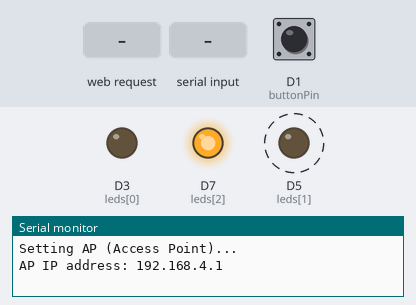
This sketch was run on a simulated ESP8266 (NodeMCU). On the bench: output pins drawn as LEDs (lit = HIGH), the last lines printed to the serial monitor. Dashed ring = blinking. Inputs (shaded band) come from the test bench; at power-on: D1 (buttonPin) HIGH.

Above: at 0.95 s.
1.8 s: D1 (buttonPin) pulled LOW for 0.15 s
At 1.8 s:
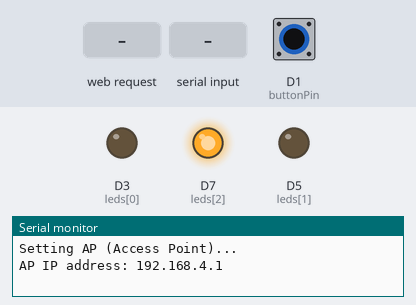
3.4 s: HTTP request GET /p_stop_only received
At 6.3 s:
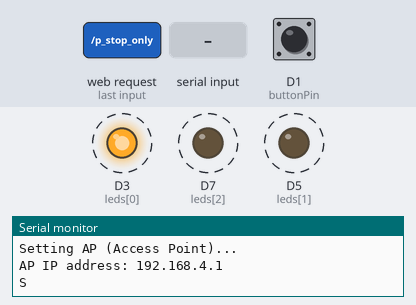
6.4 s: HTTP request GET /pause_both received
At 6.9 s:
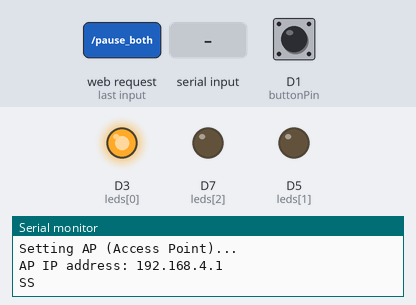
7.9 s: "S" received over Serial
At 8.35 s:
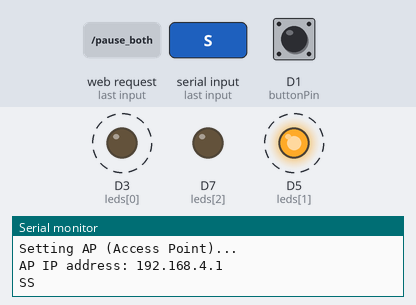
Timing chart, 0 to 11.9 s (numbered marks = the images above; inputs shaded):
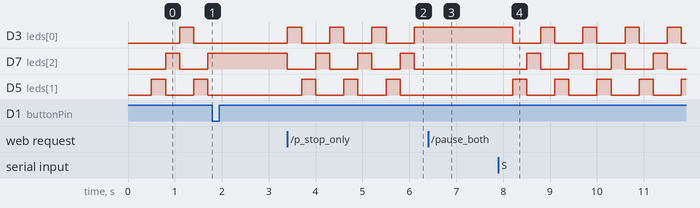

Measured:
- after the input at 1.8 s, D3 (leds[0]): stops changing and stays LOW; D7 (leds[2]): stays HIGH (without the input it goes to LOW after 0.20 s); D5 (leds[1]): stays LOW (without the input it goes to HIGH after 0.50 s)
- after the input at 3.4 s, D3 (leds[0]), D7 (leds[2]): alternates HIGH for 0.30 s and LOW for 0.60 s, starting at once; D5 (leds[1]): alternates HIGH for 0.30 s and LOW for 0.60 s, starting after 0.30 s
- after the input at 6.4 s, D3 (leds[0]): stays HIGH (without the input it goes to LOW after 0.00 s); D7 (leds[2]): stays LOW (without the input it goes to HIGH after 0.30 s); D5 (leds[1]): stops changing and stays LOW
- after the input at 7.9 s, D3 (leds[0]), D5 (leds[1]): alternates HIGH for 0.30 s and LOW for 0.60 s, starting after 0.30 s; D7 (leds[2]): alternates HIGH for 0.30 s and LOW for 0.60 s, starting after 0.60 s
- by itself, D5 (leds[1]): alternates HIGH for 0.30 s and LOW for 0.60 s

The sketch:

ALINAK.ino
```cpp
#include <ESP8266WiFi.h>
#include <ESP8266WebServer.h>

const char* ap_ssid = "ESP1_Alina";
const char* ap_pass = "12345678";

ESP8266WebServer server(80);

const uint8_t leds[] = {D3, D5, D7};
const uint8_t buttonPin = D1;

volatile bool isPaused = false;
volatile unsigned long pauseStartTime = 0;
const unsigned long pauseDuration = 15000;

int currentLed = 0;
bool reverseOrder = false;
unsigned long lastUpdate = 0;
const int interval = 300;

ICACHE_RAM_ATTR void handleButton() {
  static unsigned long lastPress = 0;
  if (millis() - lastPress > 300) {
    isPaused = !isPaused;
    if (isPaused) pauseStartTime = millis();
    Serial.print('S');
    lastPress = millis();
  }
}

void setup() {
  Serial.begin(115200);
  delay(500);

  for (int i = 0; i < 3; i++) {
    pinMode(leds[i], OUTPUT);
    digitalWrite(leds[i], LOW);
  }
  digitalWrite(leds[currentLed], HIGH);

  pinMode(buttonPin, INPUT_PULLUP);
  attachInterrupt(digitalPinToInterrupt(buttonPin), handleButton, FALLING);

  // --- ВИВІД ІР ЯК НА СКРІНШОТІ (ОДИН РАЗ) ---
  Serial.println("Setting AP (Access Point)...");
  WiFi.softAP(ap_ssid, ap_pass);
  Serial.print("AP IP address: ");
  Serial.println(WiFi.softAPIP());

  // --- ПОВЕРНУВ ОБРОБКУ ВЕБКИ ---

  server.on("/status", []() {
    int timeLeft = isPaused ? (15000 - (millis() - pauseStartTime)) / 1000 : 0;
    String json = "{\"currentLed\":" + String(currentLed) +
                  ",\"paused\":" + (isPaused ? "true" : "false") +
                  ",\"rev\":" + (reverseOrder ? "true" : "false") +
                  ",\"timeLeft\":" + String(timeLeft < 0 ? 0 : timeLeft) + "}";
    server.send(200, "application/json", json);
  });

  // Обробка кнопок з веб-інтерфейсу ESP2
  server.on("/p_stop_only", []() {
    isPaused = !isPaused;
    if (isPaused) pauseStartTime = millis();
    server.send(200, "text/plain", "OK");
  });

  server.on("/pause_both", []() {
    isPaused = !isPaused;
    if (isPaused) pauseStartTime = millis();
    Serial.print('S');
    server.send(200, "text/plain", "OK");
  });

  server.begin();
}

void loop() {
  server.handleClient();
  unsigned long now = millis();

  if (Serial.available() > 0) {
    char incoming = Serial.read();
    if (incoming == 'S') {
      isPaused = !isPaused;
      if(isPaused) pauseStartTime = now; else lastUpdate = now;
    }
    if (incoming == 'R') reverseOrder = !reverseOrder;
  }

  if (isPaused) {
    if (now - pauseStartTime >= pauseDuration) { isPaused = false; lastUpdate = now; }
    for (int i = 0; i < 3; i++) digitalWrite(leds[i], (i == currentLed) ? HIGH : LOW);
  }
  else {
    if (now - lastUpdate >= interval) {
      lastUpdate = now;
      digitalWrite(leds[currentLed], LOW);
      if (!reverseOrder) currentLed = (currentLed + 1) % 3;
      else currentLed = (currentLed - 1 + 3) % 3;
      digitalWrite(leds[currentLed], HIGH);
    }
  }
  yield();
}
```
